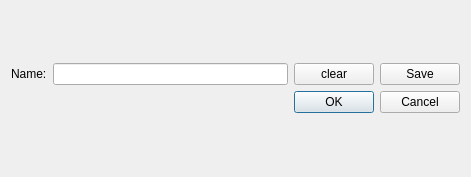
<?xml version="1.0" encoding="UTF-8"?>
<ui version="4.0">
 <class>Dialog</class>
 <widget class="QDialog" name="Dialog">
  <property name="geometry">
   <rect>
    <x>0</x>
    <y>0</y>
    <width>471</width>
    <height>177</height>
   </rect>
  </property>
  <property name="windowTitle">
   <string>Dialog</string>
  </property>
  <layout class="QGridLayout" name="gridLayout_2">
   <item row="0" column="0">
    <layout class="QGridLayout" name="gridLayout">
     <item row="0" column="0">
      <widget class="QLabel" name="nameLabel">
       <property name="text">
        <string>Name:</string>
       </property>
      </widget>
     </item>
     <item row="0" column="1">
      <widget class="QLineEdit" name="nameEdit"/>
     </item>
     <item row="0" column="2">
      <widget class="QPushButton" name="clearButton">
       <property name="text">
        <string>clear</string>
       </property>
       <property name="icon">
        <iconset theme="QIcon::ThemeIcon::DocumentNew"/>
       </property>
      </widget>
     </item>
     <item row="0" column="3">
      <widget class="QPushButton" name="saveButton">
       <property name="text">
        <string>Save</string>
       </property>
       <property name="icon">
        <iconset theme="QIcon::ThemeIcon::DocumentSave"/>
       </property>
      </widget>
     </item>
     <item row="1" column="2" colspan="2">
      <widget class="QDialogButtonBox" name="buttonBox">
       <property name="standardButtons">
        <set>QDialogButtonBox::StandardButton::Cancel|QDialogButtonBox::StandardButton::Ok</set>
       </property>
      </widget>
     </item>
    </layout>
   </item>
  </layout>
 </widget>
 <resources/>
 <connections/>
</ui>
